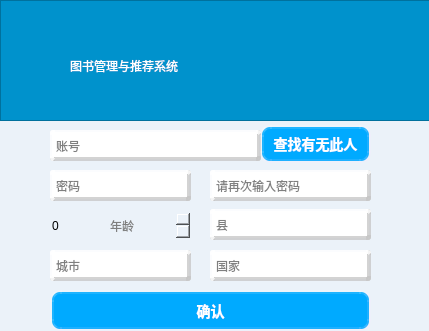
<?xml version="1.0" encoding="UTF-8"?>
<ui version="4.0">
 <class>user_change</class>
 <widget class="QWidget" name="user_change">
  <property name="geometry">
   <rect>
    <x>0</x>
    <y>0</y>
    <width>429</width>
    <height>331</height>
   </rect>
  </property>
  <property name="windowTitle">
   <string>Form</string>
  </property>
  <property name="styleSheet">
   <string notr="true">background-color: rgb(235, 242, 249);
</string>
  </property>
  <widget class="QLineEdit" name="lineEdit_6">
   <property name="geometry">
    <rect>
     <x>210</x>
     <y>250</y>
     <width>161</width>
     <height>31</height>
    </rect>
   </property>
   <property name="styleSheet">
    <string notr="true"> border-radius: 10px;
border-style: outset;/*边框样式*/
     border-width: 4px;  /*边框宽度为4像素*/
     border-radius: 3px; /*边框圆角半径*/
     border-color: rgb(198, 198, 198,198);/*边框颜色*/
background-color:rgb(255, 255, 255);
</string>
   </property>
   <property name="placeholderText">
    <string>国家</string>
   </property>
  </widget>
  <widget class="QLineEdit" name="lineEdit_2">
   <property name="geometry">
    <rect>
     <x>50</x>
     <y>170</y>
     <width>141</width>
     <height>31</height>
    </rect>
   </property>
   <property name="styleSheet">
    <string notr="true"> border-radius: 10px;
border-style: outset;/*边框样式*/
     border-width: 4px;  /*边框宽度为4像素*/
     border-radius: 3px; /*边框圆角半径*/
     border-color: rgb(198, 198, 198,198);/*边框颜色*/
background-color:rgb(255, 255, 255);
</string>
   </property>
   <property name="echoMode">
    <enum>QLineEdit::Password</enum>
   </property>
   <property name="placeholderText">
    <string>密码</string>
   </property>
  </widget>
  <widget class="QSpinBox" name="spinBox">
   <property name="geometry">
    <rect>
     <x>50</x>
     <y>210</y>
     <width>141</width>
     <height>31</height>
    </rect>
   </property>
   <property name="styleSheet">
    <string notr="true">border-style: outset;/*边框样式*/
 border-color: rgb(198, 198, 198,198);/*边框颜色*/
font: 9pt &quot;黑体&quot;;</string>
   </property>
  </widget>
  <widget class="QLineEdit" name="lineEdit">
   <property name="geometry">
    <rect>
     <x>50</x>
     <y>130</y>
     <width>211</width>
     <height>31</height>
    </rect>
   </property>
   <property name="styleSheet">
    <string notr="true"> border-radius: 10px;
border-style: outset;/*边框样式*/
     border-width: 4px;  /*边框宽度为4像素*/
     border-radius: 3px; /*边框圆角半径*/
     border-color: rgb(198, 198, 198,198);/*边框颜色*/
background-color:rgb(255, 255, 255);
</string>
   </property>
   <property name="placeholderText">
    <string>账号</string>
   </property>
  </widget>
  <widget class="QLineEdit" name="lineEdit_5">
   <property name="geometry">
    <rect>
     <x>50</x>
     <y>250</y>
     <width>141</width>
     <height>31</height>
    </rect>
   </property>
   <property name="styleSheet">
    <string notr="true"> border-radius: 10px;
border-style: outset;/*边框样式*/
     border-width: 4px;  /*边框宽度为4像素*/
     border-radius: 3px; /*边框圆角半径*/
     border-color: rgb(198, 198, 198,198);/*边框颜色*/
background-color:rgb(255, 255, 255);
</string>
   </property>
   <property name="placeholderText">
    <string>城市</string>
   </property>
  </widget>
  <widget class="QPushButton" name="pushButton">
   <property name="geometry">
    <rect>
     <x>50</x>
     <y>290</y>
     <width>321</width>
     <height>41</height>
    </rect>
   </property>
   <property name="styleSheet">
    <string notr="true">QPushButton{
	font: 9pt &quot;微软雅黑&quot;;
     background-color: rgb(0, 170, 255);/*背景色*/
      border-style: outset;/*边框样式*/
     border-width: 4px;  /*边框宽度为4像素*/
     border-radius: 10px; /*边框圆角半径*/
     border-color: rgba(255, 225, 255, 30);/*边框颜色*/
     font: bold 14px;/*字体*/
         color:rgb(255, 255, 255);/*字体颜色*/
     padding: 6px; /*填衬*/
}

QPushButton:hover{ /*鼠标悬停在按钮上时*/
        background-color:rgb(12, 215, 255);
        border-color: rgb(12, 215, 255);
        color:rgba(0, 0, 0, 200);
}

QPushButton:pressed { /*按钮被按下时*/
     background-color:rgba(100,255,100, 200);
         border-color: rgba(255, 225, 255, 30);
     border-style: inset;
        color:rgba(0, 0, 0, 100);
}</string>
   </property>
   <property name="text">
    <string>确认</string>
   </property>
  </widget>
  <widget class="QLineEdit" name="lineEdit_4">
   <property name="geometry">
    <rect>
     <x>210</x>
     <y>209</y>
     <width>161</width>
     <height>31</height>
    </rect>
   </property>
   <property name="styleSheet">
    <string notr="true"> border-radius: 10px;
border-style: outset;/*边框样式*/
     border-width: 4px;  /*边框宽度为4像素*/
     border-radius: 3px; /*边框圆角半径*/
     border-color: rgb(198, 198, 198,198);/*边框颜色*/
background-color:rgb(255, 255, 255);
</string>
   </property>
   <property name="placeholderText">
    <string>县</string>
   </property>
  </widget>
  <widget class="QLineEdit" name="lineEdit_3">
   <property name="geometry">
    <rect>
     <x>210</x>
     <y>170</y>
     <width>161</width>
     <height>31</height>
    </rect>
   </property>
   <property name="styleSheet">
    <string notr="true"> border-radius: 10px;
border-style: outset;/*边框样式*/
     border-width: 4px;  /*边框宽度为4像素*/
     border-radius: 3px; /*边框圆角半径*/
     border-color: rgb(198, 198, 198,198);/*边框颜色*/
background-color:rgb(255, 255, 255);
</string>
   </property>
   <property name="echoMode">
    <enum>QLineEdit::Password</enum>
   </property>
   <property name="placeholderText">
    <string>请再次输入密码</string>
   </property>
  </widget>
  <widget class="QPushButton" name="pushButton_2">
   <property name="geometry">
    <rect>
     <x>260</x>
     <y>125</y>
     <width>111</width>
     <height>38</height>
    </rect>
   </property>
   <property name="styleSheet">
    <string notr="true">QPushButton{
	font: 9pt &quot;微软雅黑&quot;;
     background-color: rgb(0, 170, 255);/*背景色*/
      border-style: outset;/*边框样式*/
     border-width: 4px;  /*边框宽度为4像素*/
     border-radius: 10px; /*边框圆角半径*/
     border-color: rgba(255, 225, 255, 30);/*边框颜色*/
     font: bold 14px;/*字体*/
         color:rgb(255, 255, 255);/*字体颜色*/
     padding: 6px; /*填衬*/
}

QPushButton:hover{ /*鼠标悬停在按钮上时*/
        background-color:rgb(12, 215, 255);
        border-color: rgb(12, 215, 255);
        color:rgba(0, 0, 0, 200);
}

QPushButton:pressed { /*按钮被按下时*/
     background-color:rgba(100,255,100, 200);
         border-color: rgba(255, 225, 255, 30);
     border-style: inset;
        color:rgba(0, 0, 0, 100);
}</string>
   </property>
   <property name="text">
    <string>查找有无此人</string>
   </property>
  </widget>
  <widget class="QLabel" name="label">
   <property name="geometry">
    <rect>
     <x>110</x>
     <y>218</y>
     <width>24</width>
     <height>16</height>
    </rect>
   </property>
   <property name="styleSheet">
    <string notr="true">color: rgb(127, 127, 127);</string>
   </property>
   <property name="text">
    <string>年龄</string>
   </property>
  </widget>
  <widget class="QGraphicsView" name="graphicsView_2">
   <property name="geometry">
    <rect>
     <x>0</x>
     <y>0</y>
     <width>431</width>
     <height>121</height>
    </rect>
   </property>
   <property name="styleSheet">
    <string notr="true">background-color: rgb(0, 146, 204);</string>
   </property>
  </widget>
  <widget class="QLabel" name="label_2">
   <property name="geometry">
    <rect>
     <x>70</x>
     <y>30</y>
     <width>341</width>
     <height>71</height>
    </rect>
   </property>
   <property name="styleSheet">
    <string notr="true">background-color: rgb(0, 146, 204);

font: 75 25pt &quot;华文琥珀&quot;;
color: rgb(255, 255, 255);</string>
   </property>
   <property name="text">
    <string>图书管理与推荐系统</string>
   </property>
  </widget>
 </widget>
 <resources/>
 <connections/>
</ui>
